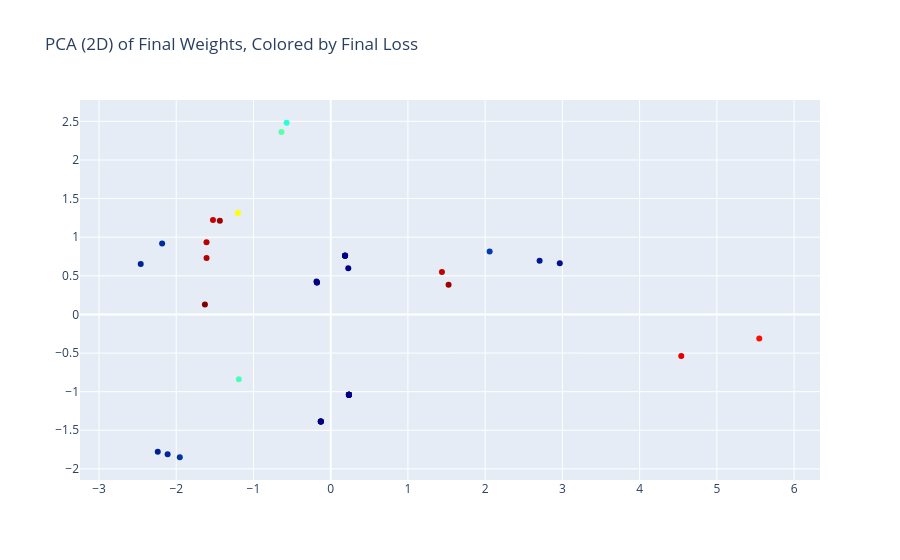

Notebook code for this chart:
### Markdown cell above
### PCA on flattened weight vectors

Each run's `(fc1, fc2)` weights, flattened into a single vector, projected
to 2D and 3D via PCA, colored by that run's final loss.

- Cluster around the origin: most networks converge to similar weights.
- Dark points: low final loss (network learned well).
- Light/red points: higher final loss (network failed), these still tend
  to land inside the main cluster, i.e. failed runs are not weight-space
  outliers.

### Code cell
pca_2d = PCA(n_components=2)
projected_2d = pca_2d.fit_transform(weights_finish)
plot_data(projected_2d.T, loss_finish, title="PCA (2D) of Final Weights, Colored by Final Loss")

### Figure 1 — Plotly figure (JSON) as saved in the notebook; plotly's stock layout.template omitted (floating-point values rounded to 4 significant figures)
{"data": [{"hoverinfo": "text", "marker": {"color": [1.421e-07, 1.453e-13, 0.001082, 7.449e-07, 8.318e-07, 1.332e-11, 0.00623, 5.307e-11, 0.01207, 1.062e-13, 1.918e-11, 0.006082, 0.002683, 9.479e-08, 0.01051, 0.01268, 5.703e-11, 0.01263, 3.095e-08, 0.005723, 0.001696, 0.002268, 4.877e-09, 0.01188, 0.01118, 8.767e-05, 2.917e-10, 7.184e-13, 0.007992, 0.0007612, 0.01219, 5.487e-14, 0.01179, 0.01334, 0.001854, 4.466e-11, 2.167e-10, 0.001371, 0.001469, 3.268e-12], "colorscale": [[0, "rgb(0,0,131)"], [0.2, "rgb(0,60,170)"], [0.4, "rgb(5,255,255)"], [0.6, "rgb(255,255,0)"], [0.8, "rgb(250,0,0)"], [1, "rgb(128,0,0)"]], "opacity": 1, "size": 6}, "mode": "markers", "text": ["Color: 0.000", "Color: 0.000", "Color: 0.001", "Color: 0.000", "Color: 0.000", "Color: 0.000", "Color: 0.006", "Color: 0.000", "Color: 0.012", "Color: 0.000", "Color: 0.000", "Color: 0.006", "Color: 0.003", "Color: 0.000", "Color: 0.011", "Color: 0.013", "Color: 0.000", "Color: 0.013", "Color: 0.000", "Color: 0.006", "Color: 0.002", "Color: 0.002", "Color: 0.000", "Color: 0.012", "Color: 0.011", "Color: 0.000", "Color: 0.000", "Color: 0.000", "Color: 0.008", "Color: 0.001", "Color: 0.012", "Color: 0.000", "Color: 0.012", "Color: 0.013", "Color: 0.002", "Color: 0.000", "Color: 0.000", "Color: 0.001", "Color: 0.001", "Color: 0.000"], "type": "scatter", "x": [0.2353, -0.1275, 2.705, -0.1843, 0.2338, 0.1858, -0.6379, 0.2364, -1.608, -0.1275, 0.2364, -1.189, 2.058, -0.1295, 5.549, 1.526, 0.2364, -1.435, 0.1852, -0.5711, -2.112, -1.954, -0.1781, 1.44, 4.539, 0.2274, 0.2364, 0.2364, -1.201, 2.966, -1.608, 0.1858, -1.524, -1.629, -2.183, 0.1858, -0.1782, -2.239, -2.46, -0.1275], "y": [-1.041, -1.385, 0.6966, 0.4254, -1.041, 0.759, 2.361, -1.041, 0.9355, -1.385, -1.041, -0.8408, 0.8158, -1.386, -0.3124, 0.3828, -1.041, 1.211, 0.7615, 2.482, -1.81, -1.849, 0.4147, 0.5479, -0.5394, 0.5993, -1.041, -1.041, 1.313, 0.6641, 0.7322, 0.759, 1.222, 0.1295, 0.9183, 0.759, 0.4148, -1.778, 0.6534, -1.385]}], "layout": {"title": {"text": "PCA (2D) of Final Weights, Colored by Final Loss"}, "xaxis": {"scaleanchor": "y"}, "yaxis": {"scaleanchor": "x"}}}
